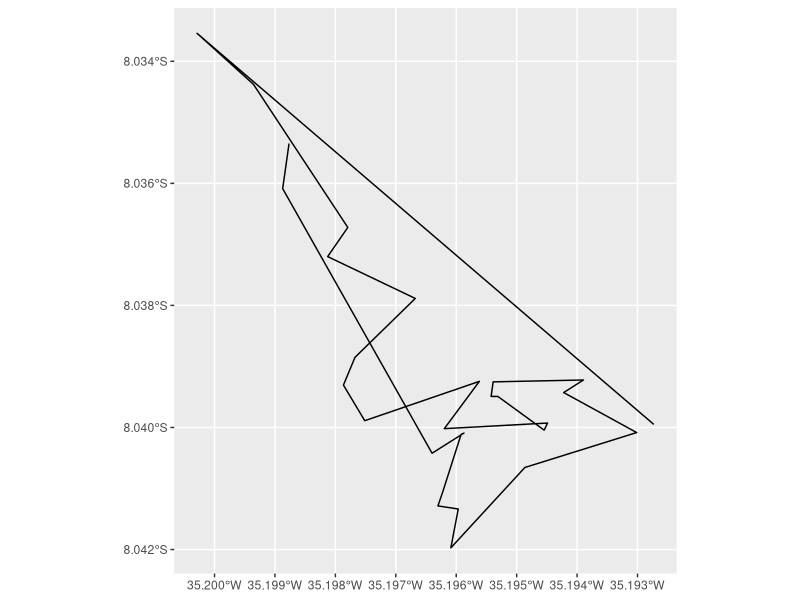

Here is the R script that generated this plot:
## ---- chunk 1
knitr::opts_chunk$set(echo = TRUE)
## ---- chunk 2
library(readxl)

library(tidyverse)

library(geosphere)

library(sf)
## ---- chunk 3
coord <- readxl::read_xlsx("coordinates.xlsx")
## ---- chunk 4
coord |> as.data.frame()

coord |> dplyr::glimpse()
## ---- chunk 5
coord_calcule <- function(id){
  
  if(coord$long[id] |> is.na() | coord$lat[id] |> is.na()){
    
    coordinate <- geosphere::destPoint(p = coord[id - 1, 1:2],
                                       b = coord[id - 1, 3],
                                       d = coord[id - 1, 4])
    
    coord$long[id] <<- coordinate[1]
    
    coord$lat[id] <<- coordinate[2]
    
  }
  
}
## ---- chunk 6
purrr::walk(1:nrow(coord), coord_calcule)

coord |> as.data.frame()
## ---- chunk 7
coord_sf <- coord |> 
  sf::st_as_sf(coords = c("long", "lat"),
               crs = 4674) |> 
  dplyr::summarise(do_union = TRUE) |> 
  sf::st_cast("LINESTRING")

coord_sf
## ---- chunk 8
ggplot() +
  geom_sf(data = coord_sf)
